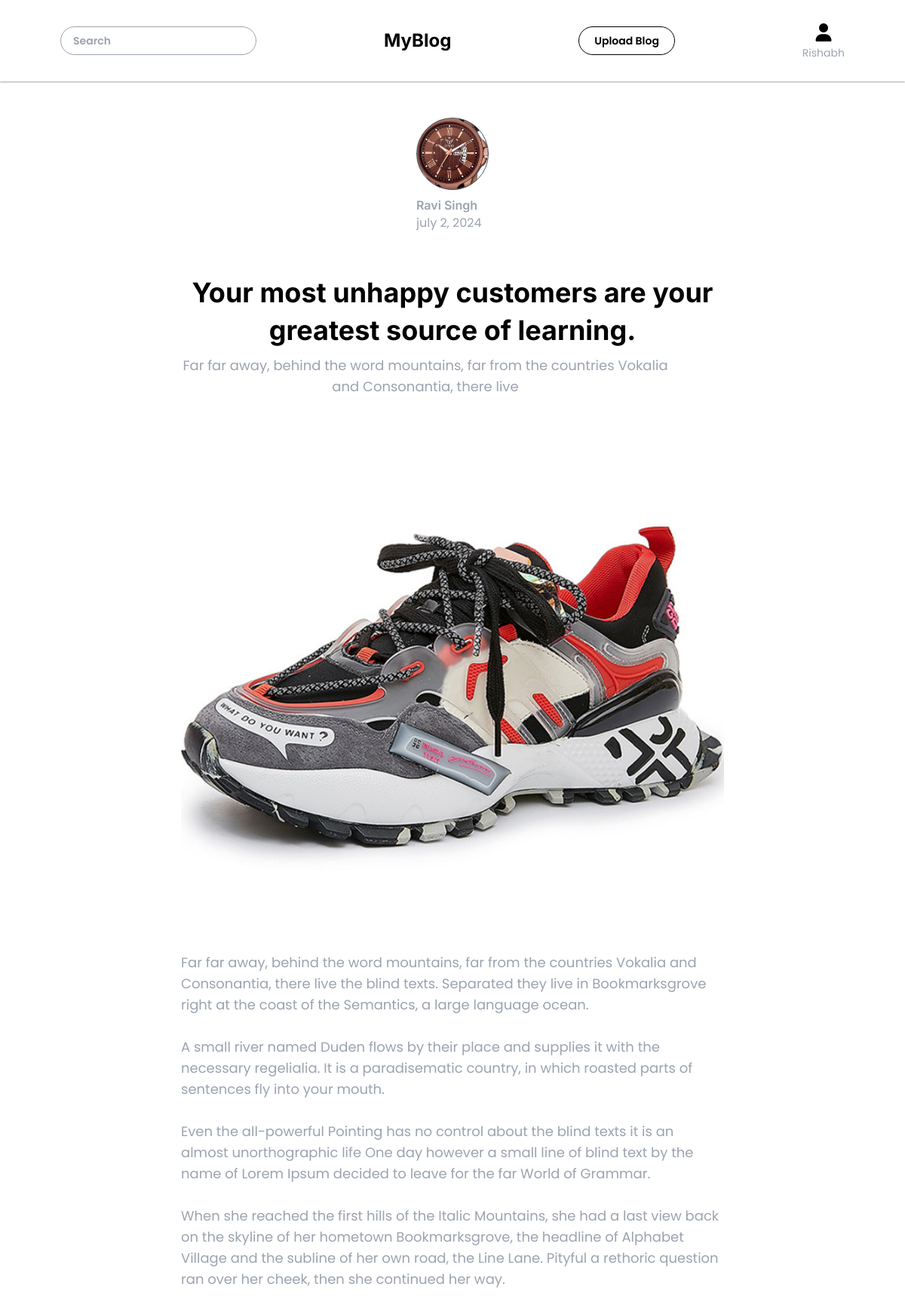
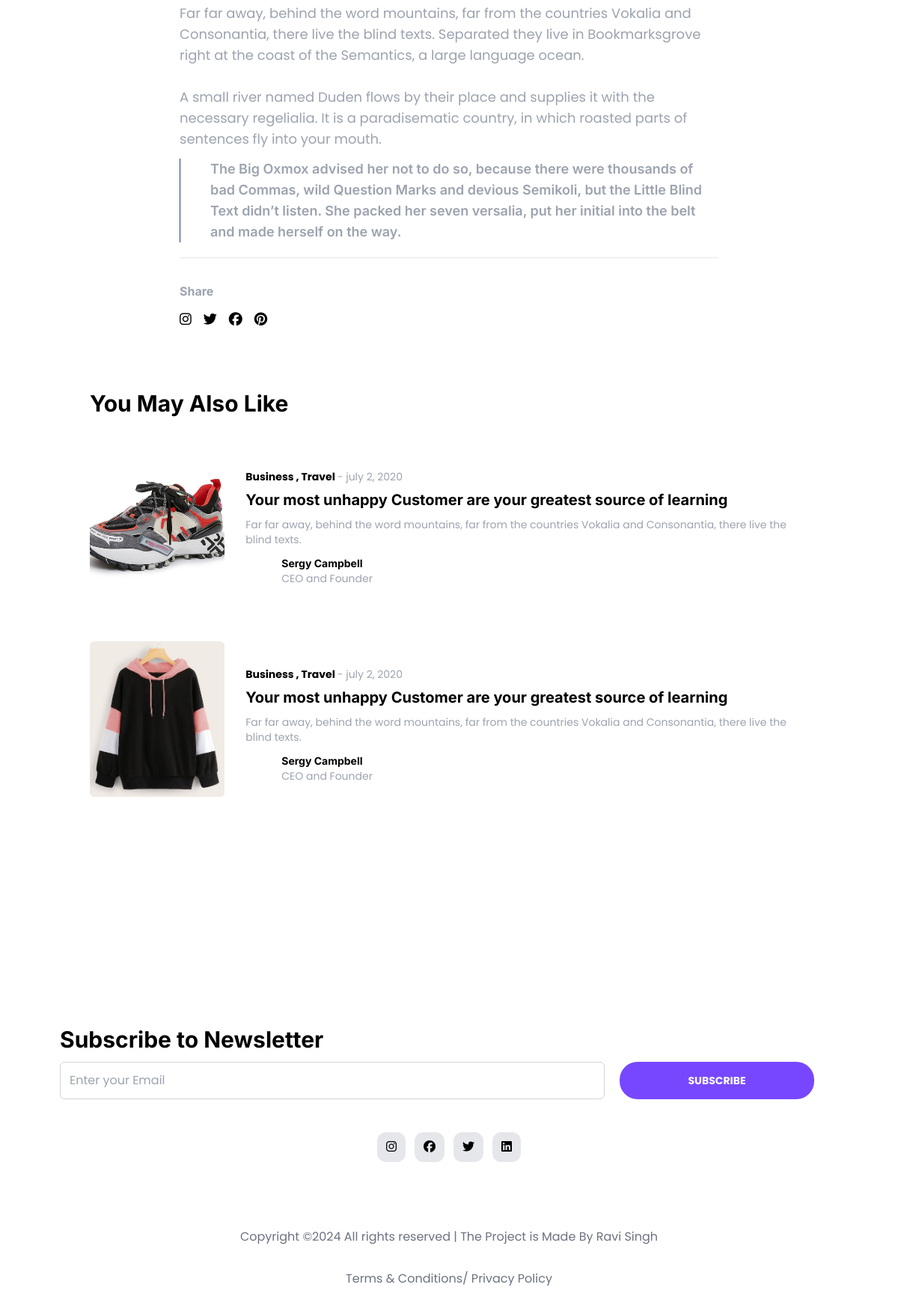
The page /blog/2 (signed in) on the database its author committed (2 pictures, top to bottom).
### flask_blog/model.py (models this page shows, shortened)
class User(db.Model, UserMixin):
    id = db.Column(db.Integer, primary_key=True)
    firstname = db.Column(db.String(50), nullable=False)
    lastname = db.Column(db.String(50), nullable=False)
    username = db.Column(db.String(50), unique=True, nullable=False)
    email = db.Column(db.String(120), unique=True, nullable=False)
    phone = db.Column(db.Integer(), unique=True, nullable=False)
    profile_pic = db.Column(db.String(120), nullable=False, default='default_profile.jpg')
    cover_pic = db.Column(db.String(120), nullable=False, default='default_cover.jpg')
    password = db.Column(db.String(60), nullable=False)
    date_created = db.Column(db.DateTime, nullable=False, default=datetime.utcnow)
    blogs = db.relationship("Blog", backref = "author", lazy= True)

class Blog(db.Model):
    blog_id = db.Column(db.Integer, primary_key= True)
    blog_title = db.Column(db.String(200), nullable= False )
    blog_content = db.Column(db.String(2000), nullable= False )
    blog_img = db.Column(db.String(200), nullable= False )
    blog_highlights = db.Column(db.String(500), nullable= True )
    blog_category = db.Column(db.String(50), nullable= True )
    blog_user = db.Column(db.Integer, db.ForeignKey("user.id"), nullable= False)

### flask_blog/routes.py (the view)
@app.route("/blog/<id>")
@login_required
def detailBlog(id):
    showBlog = Blog.query.filter_by(blog_id = id).first()
    relatedBlog = Blog.query.filter_by(blog_category = showBlog.blog_category)
    return render_template("showBlog.html", blog = showBlog, related = relatedBlog)

### flask_blog/__init__.py (called while the page is built)
def create_app():
    from flask_blog import routes, model
    @app.before_request
    def make_session_permanent():
        session.permanent = True
    with app.app_context():
        db.create_all()
    return app

### flask_blog/model.py (called while the page is built)
@login_manager.user_loader
def load_user(user_id):
    return User.query.get(int(user_id))

### flask_blog/routes.py (called while the page is built)
@app.template_filter('nl2br')
def nl2br(value):
    return value.replace('\n', '<br>\n')

### flask_blog/templates/showBlog.html (shortened to what this page needs)
{% extends "base.html" %}
{% block body %}
<section class="flex flex-col items-center justify-center py-12">
    <a href="/profile/{{blog.author.id}}">
    <div class="w-24 h-24 rounded-full  mx-auto bg-cover bg-center bg-no-repeat border border-gray-600" style="background-image: url('../static/media/{{blog.author.profile_pic}}');"></div>
    <p class="text-gray-400 font-semibold font-header mt-2">{{blog.author.firstname}} {{blog.author.lastname}}</p>
    <p class="text-gray-400">july 2, 2024</p>
</a>
</section>
<section class="blog w-3/5 mx-auto">
    <h2 class="text-4xl text-center font-bold my-2 font-header leading-snug">{{blog.blog_title}}</h2>
    <p class="text-gray-400 text-lg text-center w-[90%] mb-2">{{blog.blog_content[:100]}}</p>
    <img src="../static/media/{{blog.blog_img}}" alt="" class="w-full rounded-md my-2">
    <p class="text-gray-400 my-2 text-lg">{{blog.blog_content | nl2br | safe}}</p>
    {% if blog.blog_highlights %}
    <div class="highlights pl-10 border-l border-blue-900 my-3">
        <p class="text-gray-400 font-header font-semibold text-lg">{{blog.blog_highlights}}</p>
    </div>
    {% endif %}
    <hr class="mt-5 font-bold text-gray-700">
</section>
<div class="share py-8 w-3/5 mx-auto">
    <p class="text-gray-400 font-bold font-header">Share</p>
    <ul class="social-icon flex gap-4 py-3">
        <li class="text-lg"><i class="fa-brands fa-instagram"></i></li>
        <li class="text-lg"><i class="fa-brands fa-twitter"></i></li>
        <li class="text-lg"><i class="fa-brands fa-facebook"></i></li>
        <li class="text-lg"><i class="fa-brands fa-pinterest"></i></li>
    </ul>
</div>
<section class="related w-4/5 mx-auto">
    <h2 class="py-9 text-3xl font-bold font-header">You May Also Like</h2>
    <div class="relatedBlog flex flex-col gap-10">
        {% for blg in related %}
        <div class="singleBlog flex gap-7 items-center">
            <div class="imgContain w-1/5 h-52 bg-slate-500 bg-center bg-cover bg-no-repeat rounded-md mb-4" style="background-image: url('../static/media/{{blg.blog_img}}');"></div>
            <div id="detail" class="flex flex-col items-start justify-center">
                <p class="font-bold text-black text-sm">Business , Travel <span
                        class="text-gray-400 font-normal"> - july 2, 2020</span></p>
                <h2 class="text-xl leading-snug font-header my-2 font-bold">{{num}} Your most unhappy Customer
                    are your greatest source of learning</h2>
                    <p class="text-gray-400 text-sm mb-3">Far far away, behind the word mountains, far from the
                        countries Vokalia and Consonantia, there live the blind texts.</p>
                <h3 class="flex gap-2 items-center">
                    <div class="">
                        <p class="font-bold font-header text-sm">Sergy Campbell</p>
                        <p class="text-gray-400 text-sm">CEO and Founder</p>
                    </div>
                </h3>
            </div>
        </div>
        {% endfor %}
    </div>
</section>
{% endblock %}

### flask_blog/templates/base.html (shortened to what this page needs)
<!DOCTYPE html>
<html lang="en">
<head>
    <link rel="stylesheet" href="{{ url_for('static', filename ='output.css') }}">
    <link rel="stylesheet" href="https://cdnjs.cloudflare.com/ajax/libs/font-awesome/6.5.2/css/all.min.css"
 />
</head>
<body class="font-textFont">
    <nav class="flex bg-white justify-between px-20 py-7 shadow-sm shadow-gray-400 items-center">
        <form action="/search" class="w-[25%]" method="get">
        <input type="text" placeholder="Search" class="rounded-3xl text-sm w-full  font-semibold border border-gray-400 text-gray-500 px-4 py-2" name="search">
        </form>
        <h1 class="text-2xl text-center font-header font-bold">MyBlog</h1>
        <a href="/upload"><button class="bg-transparent border border-black rounded-3xl px-5 py-2 font-semibold text-sm">Upload Blog</button></a>
        <div class="flex flex-col justify-center items-center gap-0">
            {% if current_user.is_authenticated %}
            <a href="/profile/{{current_user.id}}"><h2 class="text-2xl hover:text-[#7747ff]" ><i class="fa-solid fa-user"></i></h2></a>
            <p class="text-sm text-gray-400 ">{{current_user.firstname}}</p>
            {% else %}
            <a href="/login"><h2 class="text-2xl hover:text-[#7747ff]" ><i class="fa-solid fa-user"></i></h2></a>
            <p class="text-sm text-gray-400 ">login</p>
            {% endif %}
        </div>
    </nav>
{% block body %}
{% endblock body %}
    <footer class="h-screen w-full">
        <div class="newsletter h-1/2 flex flex-col px-20 justify-end">
            <h2 class="font-bold text-3xl font-header">Subscribe to Newsletter</h2>
            <div class="email flex gap-5 py-3">
                <input type="text" class="w-[70%] border border-gray-300 p-3 rounded-md" placeholder="Enter your Email">
                <button
                    class="w-[25%] bg-[#7747ff] text-sm text-center text-white font-bold rounded-3xl">SUBSCRIBE</button>
            </div>
        </div>
        <div class="copyright h-1/2">
            <div class="social-media flex justify-center gap-3 py-8">
                <p class="p-2 px-3 bg-gray-200 rounded-xl hover:bg-[#7747ff] hover:text-white"><i
                        class="fa-brands fa-instagram"></i></p>
                <p class="p-2 px-3 bg-gray-200 rounded-xl hover:bg-[#7747ff] hover:text-white"><i
                        class="fa-brands fa-facebook"></i></p>
                <p class="p-2 px-3 bg-gray-200 rounded-xl hover:bg-[#7747ff] hover:text-white"><i
                        class="fa-brands fa-twitter"></i></p>
                <p class="p-2 px-3 bg-gray-200 rounded-xl hover:bg-[#7747ff] hover:text-white"><i
                        class="fa-brands fa-linkedin"></i></p>
            </div>
            <div class="copyrightText py-14 flex flex-col items-center gap-8">
                <p class="text-gray-500">Copyright ©2024 All rights reserved | The Project is Made By Ravi Singh</p>
                <p class="text-gray-500">Terms & Conditions/ Privacy Policy</p>
            </div>
        </div>
    </footer>
</body>
</html>

### rows shown on the page
User: firstname "Rishabh"
User: author.profile_pic (picture), author.firstname "Ravi", author.lastname "Singh"
Blog: blog_title "Your most unhappy customers are your greatest source of learning.", blog_content "Far far away, behind the word mountains, far from the countries Vokalia and Consonantia, there live", blog_img (picture), blog_content "Far far away, behind the word mountains, far from the countries Vokalia and Consonantia, there live the blind texts. Separated they live in Bookmarksgrove right at the coast of the Semantics, a large language ocean. A small river named Duden flows by their place and supplies it with the necessary regelialia. It is a paradisematic country, in which roasted parts of sentences fly into your mouth. Even the all-powerful Pointing has no control about the blind texts it is an almost unorthographic life One day however a small line of blind text by the name of Lorem Ipsum decided to leave for the far World of Grammar. When she reached the first hills of the Italic Mountains, she had a last view…", blog_highlights "The Big Oxmox advised her not to do so, because there were thousands of bad Commas, wild Question Marks and devious Semikoli, but the Little Blind Text didn’t listen. She packed her seven versalia, put her initial into the belt and made herself on the way."
Blog: blog_img (picture)
